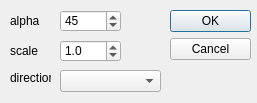
<?xml version="1.0" encoding="UTF-8"?>
<ui version="4.0">
 <class>MapHorizonDialog</class>
 <widget class="QDialog" name="MapHorizonDialog">
  <property name="geometry">
   <rect>
    <x>0</x>
    <y>0</y>
    <width>257</width>
    <height>103</height>
   </rect>
  </property>
  <property name="windowTitle">
   <string>Map Horizon</string>
  </property>
  <property name="windowIcon">
   <iconset resource="../../../res/icons.qrc">
    <normaloff>:/icons/icons/flag_airfield_vehicle_safety.png</normaloff>:/icons/icons/flag_airfield_vehicle_safety.png</iconset>
  </property>
  <widget class="QDialogButtonBox" name="buttonBox">
   <property name="geometry">
    <rect>
     <x>170</x>
     <y>10</y>
     <width>81</width>
     <height>241</height>
    </rect>
   </property>
   <property name="orientation">
    <enum>Qt::Vertical</enum>
   </property>
   <property name="standardButtons">
    <set>QDialogButtonBox::Cancel|QDialogButtonBox::Ok</set>
   </property>
  </widget>
  <widget class="QLabel" name="label">
   <property name="geometry">
    <rect>
     <x>10</x>
     <y>10</y>
     <width>31</width>
     <height>21</height>
    </rect>
   </property>
   <property name="text">
    <string>alpha</string>
   </property>
  </widget>
  <widget class="QLabel" name="label_2">
   <property name="geometry">
    <rect>
     <x>10</x>
     <y>40</y>
     <width>41</width>
     <height>21</height>
    </rect>
   </property>
   <property name="text">
    <string>scale</string>
   </property>
  </widget>
  <widget class="QSpinBox" name="sB_alpha">
   <property name="geometry">
    <rect>
     <x>60</x>
     <y>10</y>
     <width>61</width>
     <height>22</height>
    </rect>
   </property>
   <property name="minimum">
    <number>0</number>
   </property>
   <property name="maximum">
    <number>90</number>
   </property>
   <property name="value">
    <number>45</number>
   </property>
  </widget>
  <widget class="QDoubleSpinBox" name="dSB_scale">
   <property name="geometry">
    <rect>
     <x>60</x>
     <y>40</y>
     <width>61</width>
     <height>22</height>
    </rect>
   </property>
   <property name="decimals">
    <number>1</number>
   </property>
   <property name="minimum">
    <double>0.500000000000000</double>
   </property>
   <property name="maximum">
    <double>10.000000000000000</double>
   </property>
   <property name="singleStep">
    <double>1.000000000000000</double>
   </property>
   <property name="value">
    <double>1.000000000000000</double>
   </property>
  </widget>
  <widget class="QLabel" name="label_3">
   <property name="geometry">
    <rect>
     <x>10</x>
     <y>70</y>
     <width>41</width>
     <height>16</height>
    </rect>
   </property>
   <property name="text">
    <string>direction</string>
   </property>
  </widget>
  <widget class="QComboBox" name="cB_direction">
   <property name="geometry">
    <rect>
     <x>60</x>
     <y>70</y>
     <width>101</width>
     <height>22</height>
    </rect>
   </property>
  </widget>
 </widget>
 <resources>
  <include location="../../../res/icons.qrc"/>
 </resources>
 <connections>
  <connection>
   <sender>buttonBox</sender>
   <signal>accepted()</signal>
   <receiver>MapHorizonDialog</receiver>
   <slot>accept()</slot>
   <hints>
    <hint type="sourcelabel">
     <x>248</x>
     <y>254</y>
    </hint>
    <hint type="destinationlabel">
     <x>157</x>
     <y>274</y>
    </hint>
   </hints>
  </connection>
  <connection>
   <sender>buttonBox</sender>
   <signal>rejected()</signal>
   <receiver>MapHorizonDialog</receiver>
   <slot>reject()</slot>
   <hints>
    <hint type="sourcelabel">
     <x>316</x>
     <y>260</y>
    </hint>
    <hint type="destinationlabel">
     <x>286</x>
     <y>274</y>
    </hint>
   </hints>
  </connection>
 </connections>
</ui>
